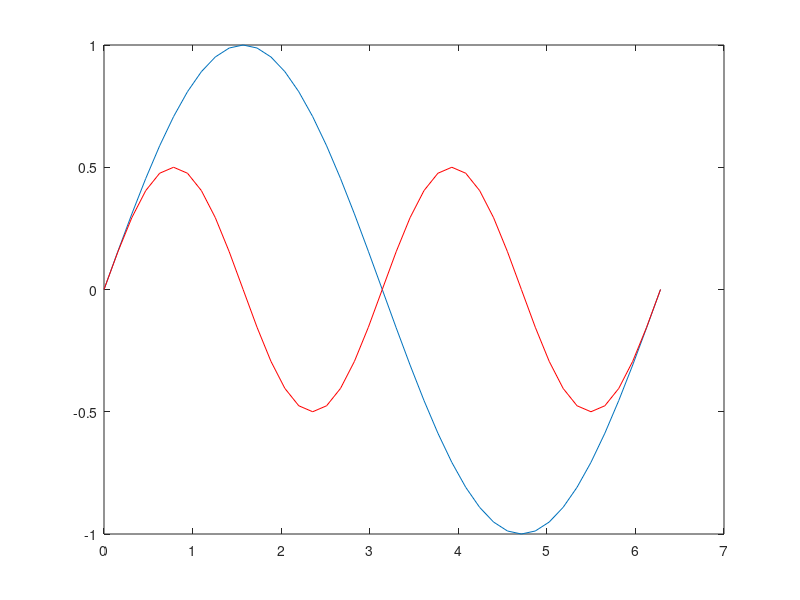

Recreate this plot in MATLAB.
clear all; close all; clc;

x = 0:pi/20:2*pi;
y = sin(x);
plot(x,y);
hold on;
y2 = 0.5*sin(x * 2);
plot(x, y2, 'r');

return;